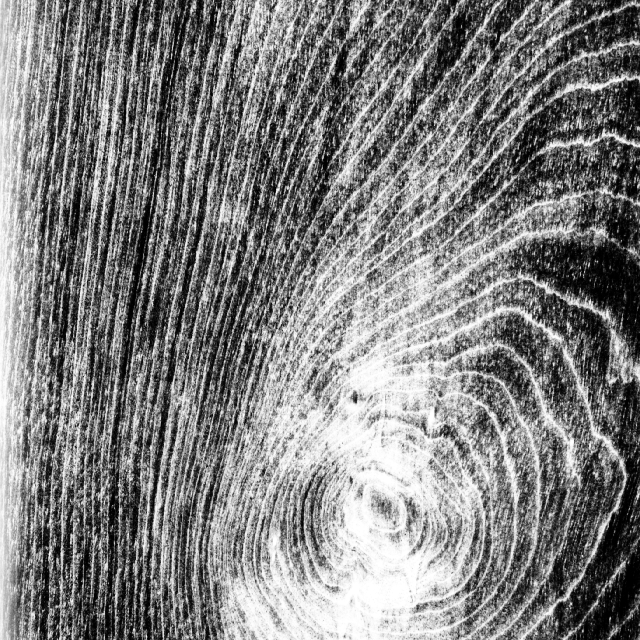
#> input picture data/Normalized_Brodatz/Woody/D69.tif, 640 x 640 px
$ jupyter execute --allow-errors periodic_noise.ipynb
#> lines starting #> are read from the running program, lines starting #| are printed output that depends on the picture
### utils/images_generator.py
import numpy as np
import matplotlib.pyplot as plt
from PIL import Image
import random


def generate_histogram(img, isNormalized=True, title='Histogram of Img', range=(0, 255)):
    '''
        Plots a histogram of the image
    '''
    if not isNormalized:
        normalized_img = normalize_img_to_0_255(img)
    else:
        normalized_img = img
    flattened_img = normalized_img.flatten()
    plt.hist(flattened_img, bins=256, range=range, color='blue', alpha=0.7)
    plt.xlabel('Value')
    plt.ylabel('Frequency')
    plt.title(title)

# [8 lines left out: function normalize_img_to_0_255, not called in this run]

def uniform_image(intensity=127, image_size=(256, 256)):
    return np.ones(image_size, dtype=np.int8)*intensity

# [304 lines left out: functions colored_noise, logistic_map, henon_map, new_henon_map, noisy, salt_and_pepper and 5 more, not called in this run]

def periodic_noise(frequency_x, frequency_y, amplitude, image=np.ones((256, 256))):
    """
    Adds periodic sinusoidal noise to an existing image.

    Parameters:
    image (np.ndarray): Input image.
    frequency_x (float): Frequency of the sinusoidal noise along the x-axis.
    frequency_y (float): Frequency of the sinusoidal noise along the y-axis.
    amplitude (float): Amplitude of the noise.

    Returns:
    np.ndarray: The image with periodic noise added.
    """
    rows, cols = image.shape[:2]

    # Create the x and y coordinates
    x = np.arange(cols)
    y = np.arange(rows)
    X, Y = np.meshgrid(x, y)

    # Generate sinusoidal noise
    noise = amplitude * np.sin(2 * np.pi * (frequency_x * X / cols + frequency_y * Y / rows))

    # If the image is RGB, apply noise to each channel; if grayscale, apply directly
    if len(image.shape) == 3:  # RGB image
        noisy_image = np.copy(image).astype(float)
        for i in range(3):  # Apply the noise to each color channel
            noisy_image[:, :, i] += noise
    else:  # Grayscale image
        noisy_image = image.astype(float) + noise

    # Clip values to the valid range for an image (0 to 255)
    noisy_image = np.clip(noisy_image, 0, 255).astype(np.uint8)

    return noisy_image

# [257 lines left out: functions add_speckle_noise, add_speckle_noise_v2, speckle_noise_gs, fractal_surface, fractal_surface_hurst, not called in this run]


# [31 lines that do not run on import are left out]

### utils/experiments_functions.py
import numpy as np
import ordpy
from features_extractor.entropy_complexity import get_entropy_fisher, get_weighted_entropy_fisher
from features_extractor.entropy_complexity_correct import get_weighted_entropy_complexity, get_entropy_complexity, get_weighted_fisher_shannon
import pandas as pd
import matplotlib.pyplot as plt
import matplotlib.cm as cm
import seaborn as sns

def get_img_info(img, q_linspace = np.linspace(-2, 20, num = 221)):
    data = []
    for q in q_linspace:
        # print(f"q = {q}")
        ord_dis = ordpy.weighted_smoothness_structure(img, q=q)
        probs = ordpy.weighted_smoothness_structure_probs(img, q=q)
        w_ent_correct, w_comp_correct = get_weighted_entropy_complexity(img, 2, 2, 1, 1, q)
        data.append([q, ord_dis[0], ord_dis[1], w_ent_correct, w_comp_correct, probs[0], probs[1], probs[2]])

    data = pd.DataFrame(data, columns = ["q", "Smoothness", "Curve structure", "Weighted Entropy Correct", "Weighted Complexity Correct", "prob0", "prob1", "prob2"])
    return data

# [10 lines left out: function get_img_info_simple, not called in this run]

### periodic_noise.ipynb
# Periodic Noise Experiments

## Import

[cell 1]
import numpy as np
import pandas as pd
import matplotlib.pyplot as plt
import cv2

[cell 2]
from utils.images_generator import periodic_noise, normalize_img_to_0_255, generate_histogram

[cell 3]
images_class = 'Woody'
images_path = f'data/Normalized_Brodatz/{images_class}'
image_name = 'D69'
image_title = f'{images_class}-{image_name}'
gs_image = cv2.imread(f'{images_path}/{image_name}.tif', cv2.IMREAD_GRAYSCALE)
#> gs_image is the input picture: shape (640, 640); min 0, max 255, mean 127.5
if gs_image is not None:
    plt.imshow(gs_image, cmap='gray')
    plt.title(f"Imagem {image_title}")
    plt.axis('off')  # Remove os eixos
    plt.show()
else:
    print('error')

[cell 4]
plt.clf()
generate_histogram(gs_image, isNormalized=True, title=f'{image_title}')
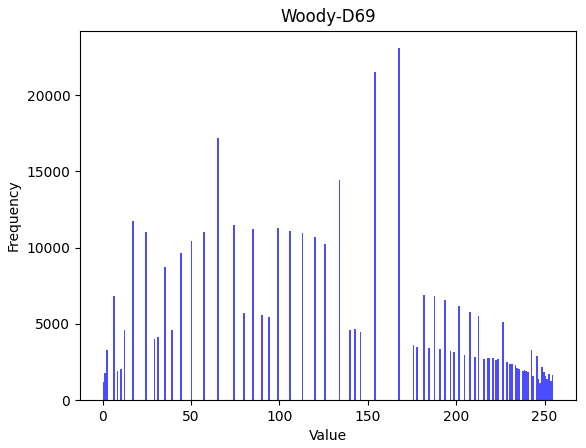
#> figure drawn by matplotlib, 1 panel; tallest bar 23087 high, from x = 167.3 to 168.3

[cell 5]
freq_x = 20
freq_y = 50
amp = 50
# periodic_image = periodic_noise(0.8, 0.5, 3, gs_image)
periodic_image = periodic_noise(freq_x, freq_y, amp, gs_image)
#> in periodic_noise, `noisy_image = image.astype(float) + noise`:
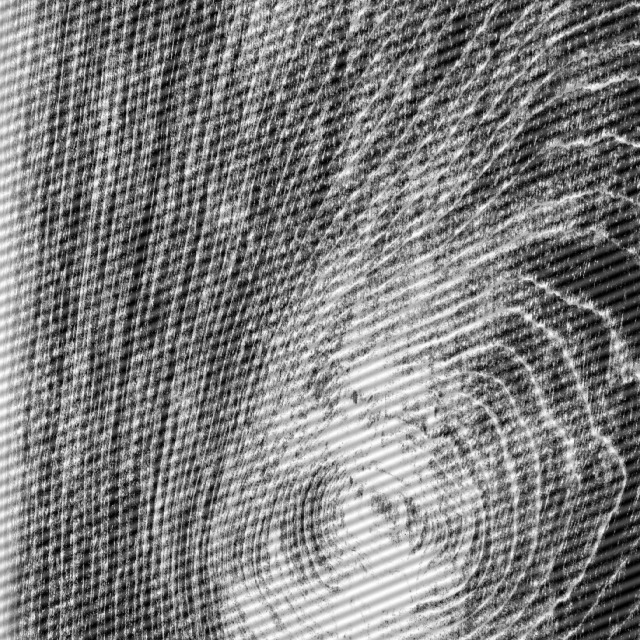
#> noisy_image: shape (640, 640) float64; min -50, max 305, mean 127.5; drawn with min black and max white
#> in periodic_noise, `noisy_image = np.clip(noisy_image, 0, 255).astype(np.uint8)`:
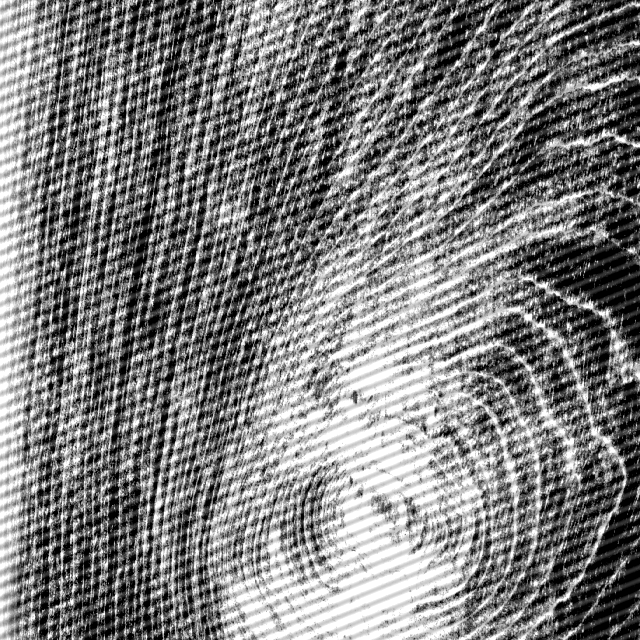
#> noisy_image: shape (640, 640); min 0, max 255, mean 127

# Plot the results
plt.clf()
plt.figure(1,figsize=(12, 8))
plt.imshow(periodic_image, cmap='gray')
plt.title(f'{image_title} Periodic fx {freq_x} fy {freq_y} a {amp}')
plt.axis('off')  # Remove os eixos
plt.savefig(f'results/periodic_noise/{image_title}.png', bbox_inches='tight')

[cell 6]
plt.clf()
generate_histogram(periodic_image, isNormalized=True, title=f'{image_title} Periodic fx {freq_x} fy {freq_y} a {amp}')
plt.savefig(f'results/periodic_noise/{image_title}_{freq_x}_{freq_y}_{amp}_histogram.png', bbox_inches='tight')
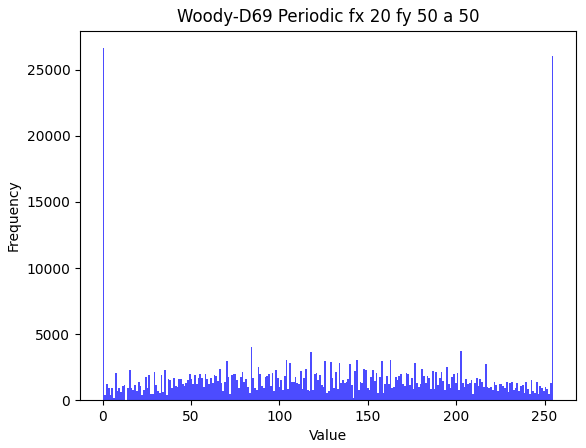
#> figure drawn by matplotlib, 1 panel; tallest bar 26633 high, from x = 0 to 0.996
#> the loop in get_img_info, `for q in q_linspace: # print(f"q = {q}")` made 1 pass
#> q on pass 1: -2
#> after the loop in get_img_info, `for q in q_linspace:`: data = []

## Generating data for the images

[cell 7]
from utils.experiments_functions import get_img_info

[cell 8]
image_title = 'Woody-D69'
#> (the rest of this cell did not finish here and is left out)

## Generating both planes

[cell 9]
image_title = 'Woody-D69'
freq_x = 20
freq_y = 50
amp = 50
#> (the rest of this cell did not finish here and is left out)

[cell 10]
# SMOOTHNESS
plt.figure(1)
plt.clf() # clears the figure
plt.rcParams.update({"font.size": 14})
#> (the rest of this cell did not finish here and is left out)

## Plotting the probabilities
